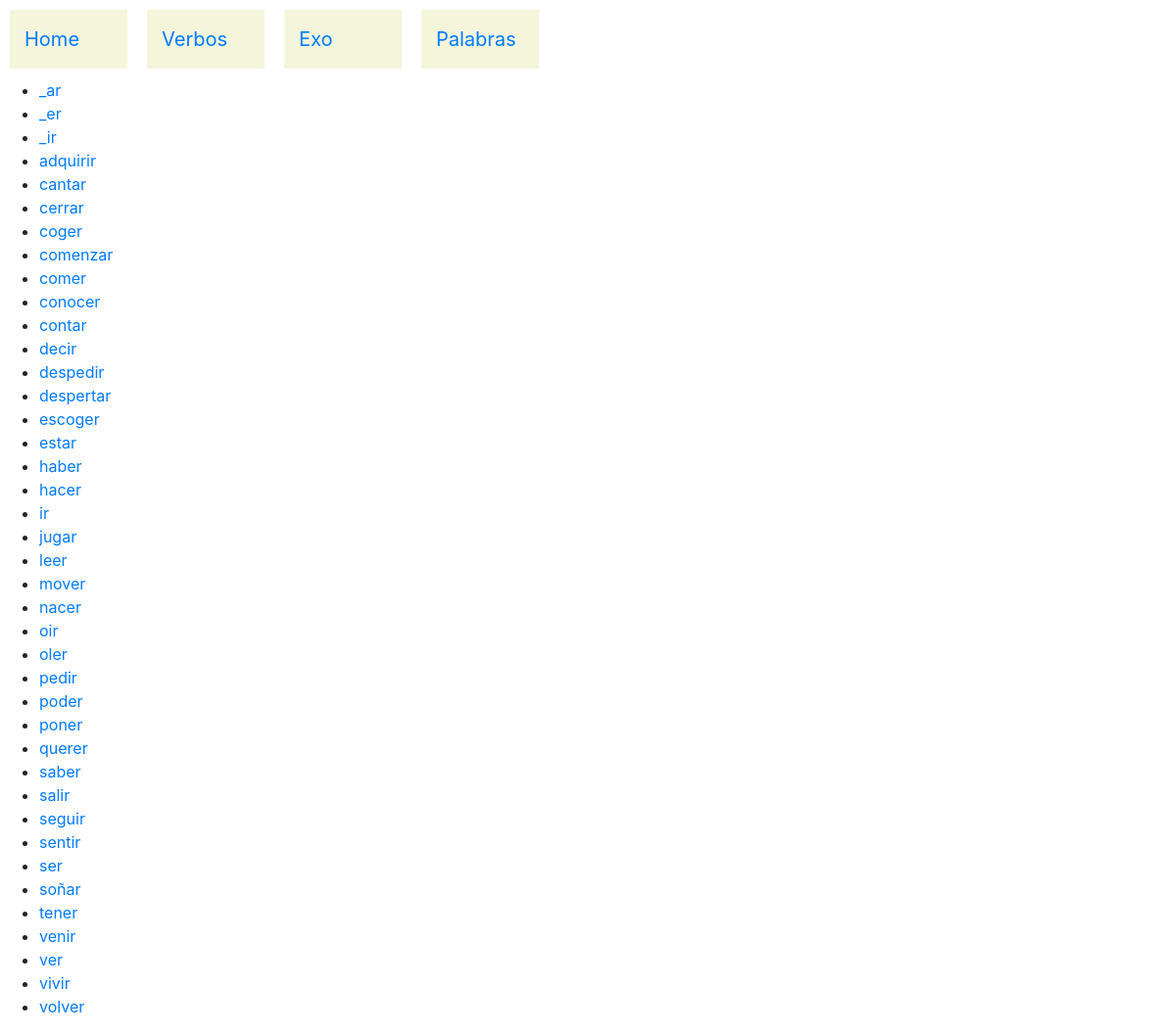
/verbos/, run on the app's committed database.
### verbos/models.py (models this page shows)
class Verbo(models.Model):
    verbo = models.CharField(max_length=32)
    tipo=models.ForeignKey(Verbotipo,on_delete=models.SET_NULL,related_name="tipo_v",null=True)
    def __str__(self):
        return self.verbo

### verbos/views.py (the view)
# urls.py: path("", views.index,name='index'),
def index(request):
    verbos = Verbo.objects.all()
    tiempos = Tiempo.objects.all()
    pronombres = Pronombre.objects.all()
    context= {
            "verbos" : verbos,
            "tiempos" : tiempos ,
            "pronombres" : pronombres
            }
    return render(request,"verbos/index.html",context)

### verbos/templates/verbos/index.html
{% extends 'verbos/layout.html' %}
{% block body1 %}
<ul>
	{% for verbo  in verbos %}
	<li>
		<a href= "{% url 'verbo' verbo.id %}" >{{ verbo  }}</a>   </li>
	{% endfor %}
</ul>
{% endblock %}

### verbos/templates/verbos/layout.html (shortened to what this page needs)
{% load static %}
<!DOCTYPE html >
<html>
<head lang=fr charset="UTF-8" >
	<link rel="stylesheet" href="https://stackpath.bootstrapcdn.com/bootstrap/4.1.3/css/bootstrap.min.css">
</head>
<body>
	<div class="nav">
			<div>		 <a href= "{% url 'index' %}">Home</a>  </div>
			<div>		 <a href= "{% url 'verbos' %}">Verbos</a>  </div>
			<div>		 <a href= "{% url 'verbos_exo'%}0/1">Exo</a>  </div>
			<div>		 <a href= "{% url 'palabras' id1='1' id2='222' %} ">Palabras</a>  </div>
	</div>
	{% block body1 %}
	{% endblock %}
</body>
</html>

### verbos/templates/verbos/layout.html (style rules this page uses)
.nav { display: flex; flex-wrap: wrap; }
.nav > div { background-color: beige ; align:center; font-size: 20px; margin: 10px; padding: 15px; width: 120px; }

### data on the page
Verbo: verbo "_ar"
Verbo: verbo "_er"
Verbo: verbo "_ir"
Verbo: verbo "adquirir"
Verbo: verbo "cantar"
Verbo: verbo "cerrar"
Verbo: verbo "coger"
Verbo: verbo "comenzar"
Verbo: verbo "comer"
Verbo: verbo "conocer"
Verbo: verbo "contar"
Verbo: verbo "decir"
Verbo: verbo "despedir"
Verbo: verbo "despertar"
Verbo: verbo "escoger"
Verbo: verbo "estar"
Verbo: verbo "haber"
Verbo: verbo "hacer"
Verbo: verbo "ir"
Verbo: verbo "jugar"
Verbo: verbo "leer"
Verbo: verbo "mover"
Verbo: verbo "nacer"
Verbo: verbo "oir"
Verbo: verbo "oler"
Verbo: verbo "pedir"
Verbo: verbo "poder"
Verbo: verbo "poner"
Verbo: verbo "querer"
Verbo: verbo "saber"
Verbo: verbo "salir"
Verbo: verbo "seguir"
Verbo: verbo "sentir"
Verbo: verbo "ser"
Verbo: verbo "soñar"
Verbo: verbo "tener"
Verbo: verbo "venir"
Verbo: verbo "ver"
Verbo: verbo "vivir"
Verbo: verbo "volver"
